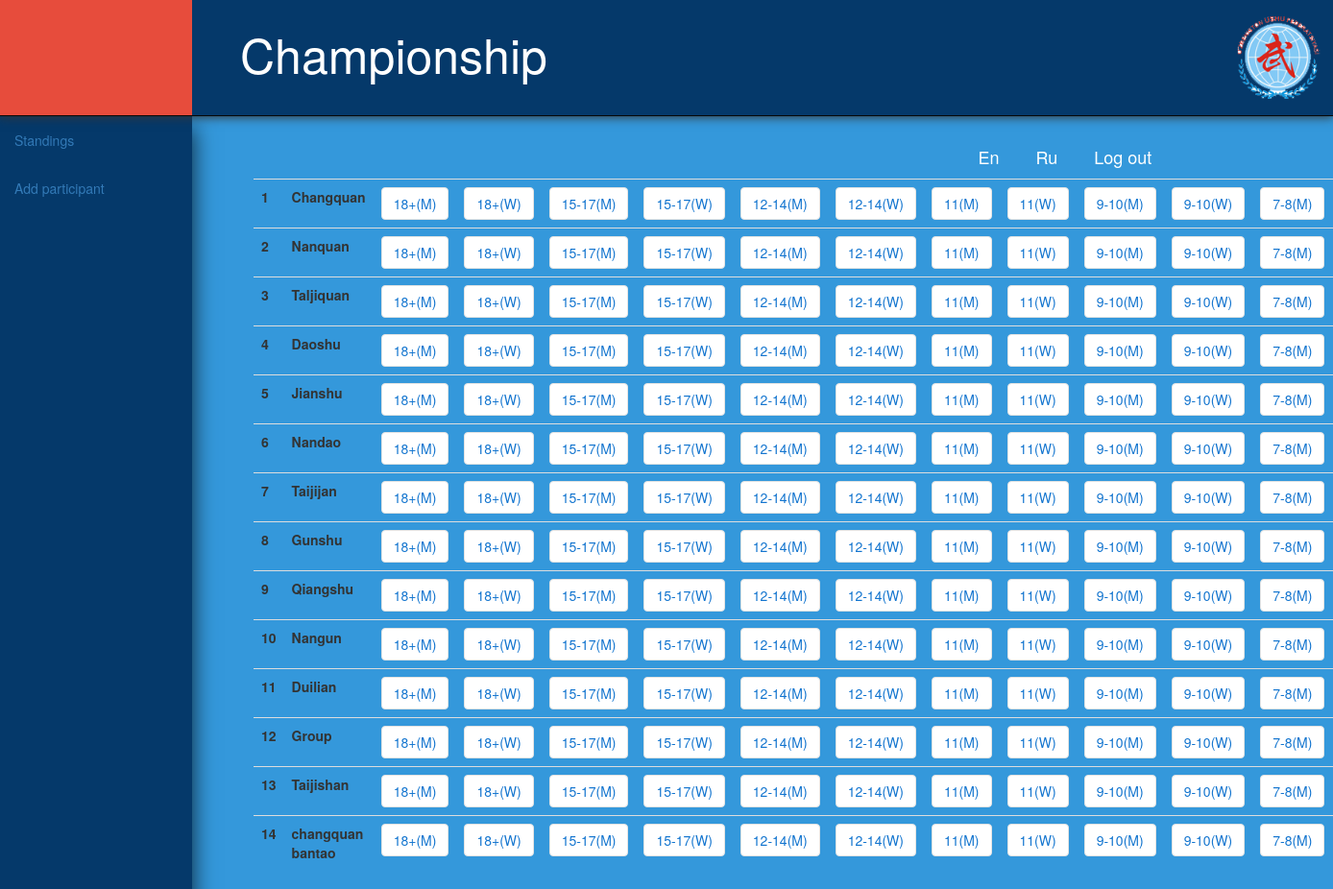
Screenshot of /tablo/list (signed in) with the database file from the repository.
### elements/models.py (models this page shows, shortened)
class ElementCategory(models.Model):  # Chanqguan, Nanquan, Taljiquan
    name = models.CharField(max_length=16)
    seven_twelve = models.BooleanField(default=True)

### tablo/views.py (the view)
# urls.py: re_path(r'^tablo/list$', TabloListView.as_view(), name="tablo_list"),
class TabloListView(LoginRequiredMixin, TemplateView):
    template_name = 'tablo/tablo_list.html'
    def get_context_data(self, **kwargs):
        context = super(TabloListView, self).get_context_data(**kwargs)
        context['elementcategories'] = ElementCategory.objects.all().order_by('pk')
        return context

### core/templatetags/query_transform.py (called while the page is built)
@register.simple_tag
def query_transform(request, **kwargs):
    updated = request.GET.copy()
    for k, v in kwargs.items():
        updated[k] = v
    return updated.urlencode()

### core/views.py (called while the page is built)
    @method_decorator(login_required)
    def dispatch(self, *args, **kwargs):
        return super(LoginRequiredMixin, self).dispatch(*args, **kwargs)

    def get_context_data(self, **kwargs):
        context = super(LoginRequiredMixin, self).get_context_data(**kwargs)
        obj = Participation.objects \
            .filter(state=PS_DOING) \
            .exists()
        context['current_active'] = obj
        return context

### tablo/templates/tablo/tablo_list.html (shortened to what this page needs)
{% extends "tablo/base_tablo_wmenu.html" %}
{% load static i18n query_transform %}
{% block content %}
    {{ block.super }}
    <div class="row">
        <div class="col-md-3 text-top">
            <a href="{% url "lang_en" %}">
                <button class="btn btn-link btn-lg">En</button>
            </a>
            <a href="{% url "lang_ru" %}">
                <button class="btn btn-link btn-lg">Ru</button>
            </a>
            <a href="{% url "logout" %}">
                <button class="btn btn-link btn-lg">{% trans "Log out" %}</button>
            </a>
        </div>
    </div>
    <table class="table from-left container">
        {% for category in elementcategories %}
            <tr>
                <th>{{ forloop.counter }}</th>
                <th>{{ category.name }}</th>
                <th><a href="{% url "tablo_detail" pk=category.pk %}?{% query_transform request age=3 sex=0 %}"
                       class="btn btn-white">18+(M)</a></th>
                <th><a href="{% url "tablo_detail" pk=category.pk %}?{% query_transform request age=3 sex=1 %}"
                       class="btn btn-white">18+(W)</a></th>
                <th><a href="{% url "tablo_detail" pk=category.pk %}?{% query_transform request age=2 sex=0 %}"
                       class="btn btn-white">15-17(M)</a></th>
                <th><a href="{% url "tablo_detail" pk=category.pk %}?{% query_transform request age=2 sex=1 %}"
                       class="btn btn-white">15-17(W)</a></th>
                <th><a href="{% url "tablo_detail" pk=category.pk %}?{% query_transform request age=1 sex=0 %}"
                       class="btn btn-white">12-14(M)</a></th>
                <th><a href="{% url "tablo_detail" pk=category.pk %}?{% query_transform request age=1 sex=1 %}"
                       class="btn btn-white">12-14(W)</a></th>
                <th><a href="{% url "tablo_detail" pk=category.pk %}?{% query_transform request age=5 sex=0 %}"
                       class="btn btn-white">11(M)</a></th>
                <th><a href="{% url "tablo_detail" pk=category.pk %}?{% query_transform request age=5 sex=1 %}"
                       class="btn btn-white">11(W)</a></th>
                <th><a href="{% url "tablo_detail" pk=category.pk %}?{% query_transform request age=0 sex=0 %}"
                       class="btn btn-white">9-10(M)</a></th>
                <th><a href="{% url "tablo_detail" pk=category.pk %}?{% query_transform request age=0 sex=1 %}"
                       class="btn btn-white">9-10(W)</a></th>
                <th><a href="{% url "tablo_detail" pk=category.pk %}?{% query_transform request age=4 sex=0 %}"
                       class="btn btn-white">7-8(M)</a></th>
            </tr>
        {% endfor %}
    </table>
{% endblock %}

### tablo/templates/tablo/base_tablo_wmenu.html (shortened to what this page needs)
{% extends "core/base.html" %}
{% load static i18n %}
{% block navigation %}
    <nav class="navbar navbar-fixed-top navbar-inverse navbar-heading">
        <div class="navbar-header navbar-height">
            <a class="navbar-brand brand" href="{% url "judge_view" %}">{{ left_title }}</a>
            <p class="navbar-text-secondary">{% block nav_title %}Championship{% endblock %}</p>
            <img class="logo-right" src="{% static "img/logo.png" %}" alt="A1">
        </div>
    </nav>
{% endblock %}
{% block content %}
    <ul class="nav navbar-nav side-nav">
        <li><a href="{% url "tablo_list" %}">{% trans "Standings" %}</a></li>
        <li><a href="{% url "paticipant_create" %}">{% trans "Add participant" %}</a></li>
    </ul>
{% endblock %}

### core/templates/core/base.html (shortened to what this page needs)
{% load static i18n %}
<!DOCTYPE html>
<html lang="en">
<head>
    <link href="{% static "css/bootstrap.min.css" %}" rel="stylesheet">
    <link href="{% static "css/style.css" %}" rel="stylesheet">
</head>
<body>
{% block navigation %}{% endblock %}
<div class="container">
    {% block content %}{% endblock %}
</div>
</body>
</html>

### core/static/css/style.css (style rules this page uses)
body { background: #3498db; }
.navbar-text-secondary { position: absolute; top: 20px; left: 250px; font-size: 50px; color: white; }
.navbar-heading { background: #05396a; box-shadow: 0 0 10px 1px; }
.navbar-height { height: 120px; }
.brand { padding-top: 30px; font-size: 60px; line-height: 45px; text-align: center; width: 200px; height: 120px; background: #e74c3c; text-shadow: 2px 1px 2px rgba(150, 150, 150, 1); }
.text-top, .link-text-left { margin-top: 140px; }
.logo-right { width: 120px; height: 120px; position: absolute; top: 0; right: 0; }
.from-left { margin-left: 140px; }
.btn-white { color: #1375cf; background-color: #fff; border-color: #e3e3e3; }
.navbar-nav { margin-top: 70px; height: 100%; }
@media (min-width: 768px) { .side-nav { position: fixed; top: 51px; left: 225px; width: 200px; margin-left: -225px; border: none; border-radius: 0; overflow-y: auto; background-color: rgb(5, 57, 106); -webkit-box-shadow: 10px 3px 22px -9px rgba(0, 0, 0, 0.75); -moz-box-shadow: 10px 3px 22px -9px rgba(0, 0, 0, 0.75); box-shadow: 10px 3px 22px -9px rgba(0, 0, 0, 0.75); } }
@media (min-width: 768px) { .side-nav > li > a { width: 200px; } }

### core/templates/core/base.html (style rules this page uses)
.btn-link { color: white; }

### rows the page displays
ElementCategory: name "Changquan"
ElementCategory: name "Nanquan"
ElementCategory: name "Taljiquan"
ElementCategory: name "Daoshu"
ElementCategory: name "Jianshu"
ElementCategory: name "Nandao"
ElementCategory: name "Taijijan"
ElementCategory: name "Gunshu"
ElementCategory: name "Qiangshu"
ElementCategory: name "Nangun"
ElementCategory: name "Duilian"
ElementCategory: name "Group"
ElementCategory: name "Taijishan"
ElementCategory: name "changquan bantao"
